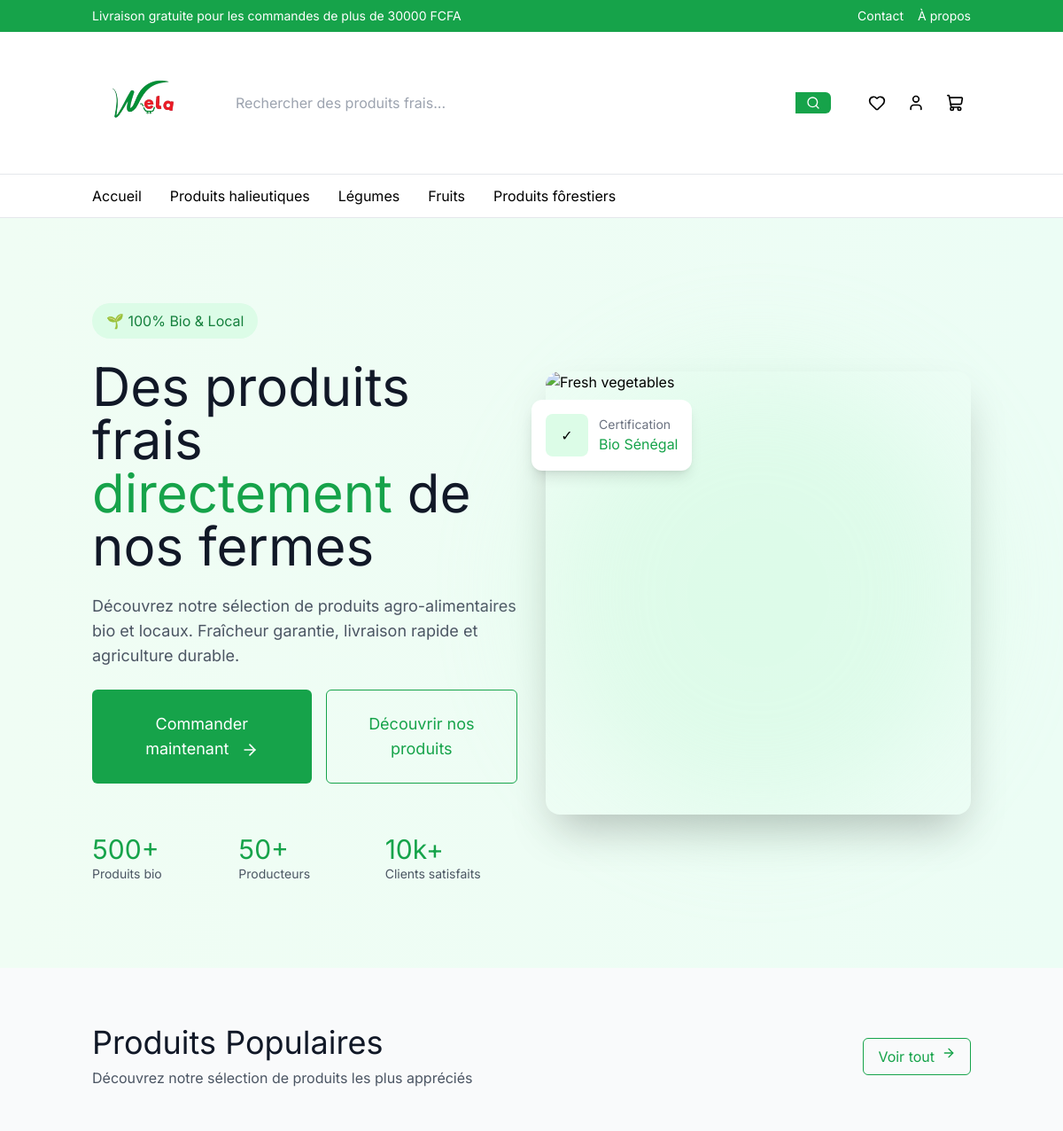
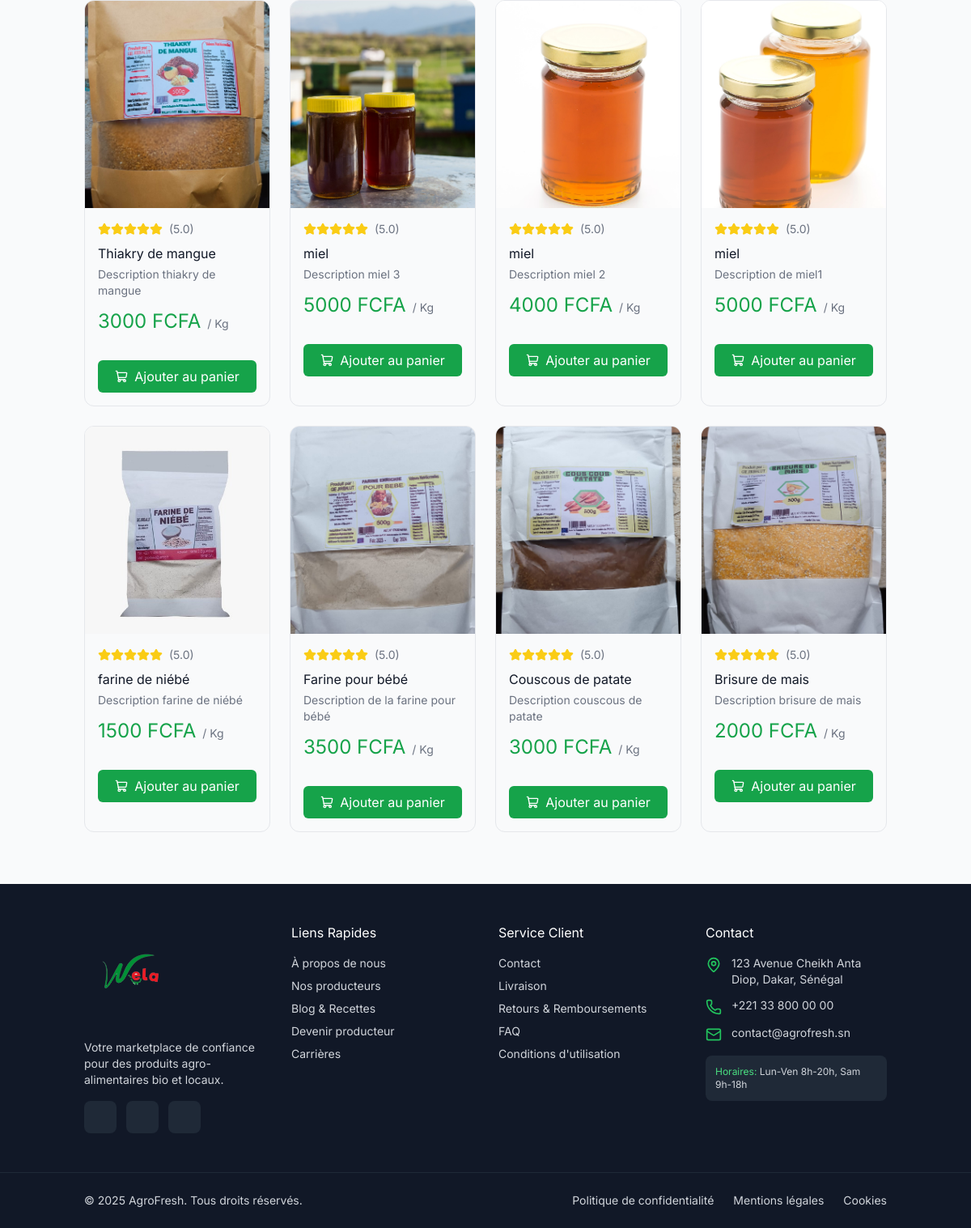
The page / on the database its author committed (2 pictures, top to bottom).
### shop/models.py (models this page shows, shortened)
class Category(models.Model):
    name = models.CharField(max_length=100)
    slug = models.SlugField(max_length=100, unique=True, blank=True)
    description = models.TextField(blank=True,null=True)
    Category_image = models.ImageField(upload_to='category_images/', blank=True, null=True)
    parent = models.ForeignKey(
        'self',
        on_delete=models.CASCADE,
        related_name='subcategories',
        blank=True,
        null=True
    )

class Product(models.Model):
    name = models.CharField(max_length=255)
    description = models.TextField(blank=True, null=True)
    product_image = models.ImageField(upload_to='product_images/', blank=True, null=True)
    product_demo = models.FileField(upload_to='product_videos/', blank=True, null=True)
    category = models.ForeignKey(Category, on_delete=models.CASCADE)
    price = models.PositiveIntegerField()
    stock = models.PositiveIntegerField()

### shop/views.py (the view)
# urls.py: path('', views.home_page, name='home'),
def home_page(request):
    products = Product.objects.all().order_by('-id')[:8] # Get 8 most recent products
    context = {
        'products': products,
    }
    return render(request, 'shop/home.html', context)

### shop/context_processors.py (called while the page is built)
def categories(request):
    return {
        'categories': Category.objects.all()
    }

def cart_item_count(request):
    if request.user.is_authenticated:
        return {
            'cart_item_count': CartItem.objects.filter(user=request.user).count()
        }
    return {
        'cart_item_count': 0
    }

### templates/shop/home.html (shortened to what this page needs)
{% extends 'base.html' %}
{% block content %}
<section class="relative bg-gradient-to-r from-green-50 to-emerald-50 overflow-hidden">
      <div class="container mx-auto px-4 py-16 md:py-24">
        <div class="grid md:grid-cols-2 gap-8 items-center">
          <div class="space-y-6">
            <div class="inline-block px-4 py-2 bg-green-100 text-green-700 rounded-full">
              🌱 100% Bio & Local
            </div>
            <h1 class="text-5xl md:text-6xl text-gray-900">
              Des produits frais
              <span class="text-green-600"> directement </span>
              de nos fermes
            </h1>
            <p class="text-gray-600 text-lg">
              Découvrez notre sélection de produits agro-alimentaires bio et locaux.
              Fraîcheur garantie, livraison rapide et agriculture durable.
            </p>
            <div class="flex flex-col sm:flex-row gap-4">
              <button class="bg-green-600 hover:bg-green-700 text-white text-lg px-8 py-6 rounded-md">
                Commander maintenant
                <i data-lucide="arrow-right" class="ml-2 h-5 w-5 inline"></i>
              </button>
              <button class="text-lg px-8 py-6 border border-green-600 text-green-600 hover:bg-green-50 rounded-md">
                Découvrir nos produits
              </button>
            </div>
            <div class="grid grid-cols-3 gap-4 pt-8">
              <div>
                <p class="text-3xl text-green-600">500+</p>
                <p class="text-gray-600 text-sm">Produits bio</p>
              </div>
              <div>
                <p class="text-3xl text-green-600">50+</p>
                <p class="text-gray-600 text-sm">Producteurs</p>
              </div>
              <div>
                <p class="text-3xl text-green-600">10k+</p>
                <p class="text-gray-600 text-sm">Clients satisfaits</p>
              </div>
            </div>
          </div>
          <div class="relative">
            <img
              src="https://images.unsplash.com/photo-1748342319942-223b99937d4e?crop=entropy&cs=tinysrgb&fit=max&fm=jpg&ixid=M3w3Nzg4Nzd8MHwxfHNlYXJjaHwxfHxmcmVzaCUyMHZlZ2V0YWJsZXMlMjBtYXJrZXR8ZW58MXx8fHwxNzU5OTM2ODM5fDA&ixlib=rb-4.1.0&q=80&w=1080&utm_source=figma&utm_medium=referral"
              alt="Fresh vegetables"
              class="relative z-10 rounded-2xl shadow-2xl w-full h-[500px] object-cover"
            />
            <div class="absolute top-8 -left-4 bg-white rounded-xl shadow-lg p-4 z-20">
              <div class="flex items-center gap-3">
                <div class="w-12 h-12 bg-green-100 rounded-lg flex items-center justify-center">
                  ✓
                </div>
                <div>
                  <p class="text-sm text-gray-500">Certification</p>
                  <p class="text-green-600">Bio Sénégal</p>
                </div>
              </div>
            </div>
          </div>
        </div>
      </div>
    </section>
<section class="py-16 bg-gray-50">
      <div class="container mx-auto px-4">
        <div class="flex justify-between items-center mb-12">
          <div>
            <h2 class="text-4xl text-gray-900 mb-2">Produits Populaires</h2>
            <p class="text-gray-600">
              Découvrez notre sélection de produits les plus appréciés
            </p>
          </div>
          <button class="hidden md:flex border border-green-600 text-green-600 hover:bg-green-50 py-2 px-4 rounded-md">
            Voir tout
            <i data-lucide="arrow-right" class="ml-2 h-4 w-4 inline"></i>
          </button>
        </div>
        <div class="grid grid-cols-1 md:grid-cols-2 lg:grid-cols-4 gap-6">
          {% for product in products %}
            {% include 'shop/includes/product_card.html' %}
          {% endfor %}
        </div>
      </div>
    </section>
{% endblock %}

### templates/partials/header.html (shortened to what this page needs)
{% load static %}
<header class="sticky top-0 z-50 bg-white border-b">
      <div class="bg-green-600 text-white py-2">
        <div class="container mx-auto px-4 flex justify-between items-center">
          <p class="text-sm">Livraison gratuite pour les commandes de plus de 30000 FCFA</p>
          <div class="flex gap-4 text-sm">
            <a href="{% url 'contact' %}" class="hover:underline">Contact</a>
            <a href="{% url 'about' %}" class="hover:underline">À propos</a>
          </div>
        </div>
      </div>
      <div class="container mx-auto px-4 py-4">
        <div class="flex items-center justify-between gap-4">
          <a href="{% url 'shop:home' %}" class="flex items-center gap-2">
            <img src="{% static 'Logo.png' %}" alt="AgroFresh Logo" class="h-32">
          </a>
          <div class="hidden md:flex flex-1 max-w-2xl relative">
            <input
              type="text"
              placeholder="Rechercher des produits frais..."
              class="w-full pr-10 border-gray-300 rounded-md"
            />
            <button
              class="absolute right-0 top-0 h-full px-3 bg-green-600 hover:bg-green-700 text-white rounded-r-md"
            >
              <i data-lucide="search" class="h-4 w-4"></i>
            </button>
          </div>
          <div class="flex items-center gap-2">
            <button class="hidden md:flex p-2 rounded-full hover:bg-gray-100">
              <i data-lucide="heart" class="h-5 w-5"></i>
            </button>
            {% if user.is_authenticated %}
              <form action="{% url 'accounts:logout' %}" method="post" class="inline">
                {% csrf_token %}
                <button type="submit" class="p-2 rounded-full hover:bg-gray-100">
                  <i data-lucide="log-out" class="h-5 w-5"></i>
                </button>
              </form>
            {% else %}
              <a href="{% url 'accounts:login' %}" class="p-2 rounded-full hover:bg-gray-100">
                <i data-lucide="user" class="h-5 w-5"></i>
              </a>
            {% endif %}
            <a href="{% url 'shop:cart' %}" class="relative p-2 rounded-full hover:bg-gray-100">
              <i data-lucide="shopping-cart" class="h-5 w-5"></i>
            </a>
          </div>
        </div>
      </div>
      <nav class="border-t hidden md:block">
        <div class="container mx-auto px-4">
          <ul class="flex gap-8 py-3">
            <li>
              <a href="{% url 'shop:home' %}" class="hover:text-green-600">
                Accueil
              </a>
            </li>
            {% for category in categories %}
            {% if category.slug %}
            <li>
              <a href="{% url 'shop:category' category.slug %}" class="hover:text-green-600">
                {{ category.name }}
              </a>
            </li>
            {% endif %}
            {% endfor %}
          </ul>
        </div>
      </nav>
    </header>

### templates/shop/includes/product_card.html (shortened to what this page needs)
<div class="group hover:shadow-xl transition-all duration-300 overflow-hidden cursor-pointer rounded-xl border" >
    <div class="p-0">
        <div class="relative overflow-hidden bg-gray-50">
            <a href="{% url 'shop:product_detail' pk=product.id %}">
            {% if product.product_image %}
                {% if product.product_image.url %}
                    <img src="{{ product.product_image.url }}" alt="{{ product.name }}" class="w-full h-64 object-cover group-hover:scale-110 transition-transform duration-300">
                {% else %}
                    <img src="{{ product.product_image }}" alt="{{ product.name }}" class="w-full h-64 object-cover group-hover:scale-110 transition-transform duration-300">
                {% endif %}
            {% else %}
                <div class="w-full h-64 bg-gray-200 flex items-center justify-center">
                    <span class="text-gray-500">No image</span>
                </div>
            {% endif %}
            </a>
        </div>
        <div class="p-4">
          <div class="flex items-center gap-1 mb-2">
            <div class="flex items-center">
                {% for i in "12345" %}
                    <i data-lucide="star" class="h-4 w-4 text-yellow-400 fill-current"></i>
                {% endfor %}
            </div>
            <span class="text-sm text-gray-500 ml-1">(5.0)</span>
          </div>
          <h3 class="text-gray-900 mb-1 line-clamp-1">{{ product.name }}</h3>
          <p class="text-sm text-gray-500 mb-3 line-clamp-2">
              {{ product.description }}
          </p>
          <div class="flex items-baseline gap-2 mb-4">
            <span class="text-2xl text-green-600">{{ product.price }} FCFA</span>
            <span class="text-sm text-gray-500">/ Kg</span>
          </div>
        </div>
      </div>
      <div class="p-4 pt-0">
        <a href="{% url 'shop:add_to_cart' product_id=product.id %}"
          class="w-full bg-green-600 hover:bg-green-700 text-white py-2 rounded-md flex items-center justify-center {% if not product.stock %}disabled pointer-events-none bg-gray-400{% endif %}"
        >
          <i data-lucide="shopping-cart" class="h-4 w-4 mr-2"></i>
          Ajouter au panier
        </a>
      </div>
</div>

### templates/base.html (style rules this page uses)
body { font-family: 'Inter', sans-serif; }

### rows shown on the page
Category: name "Produits halieutiques"
Category: name "Légumes"
Category: name "Fruits"
Category: name "Produits fôrestiers"
Product: product_image (picture), name "Thiakry de mangue", description "Description thiakry de mangue", price "3000"
Product: product_image (picture), name "miel", description "Description miel 3", price "5000"
Product: product_image (picture), name "miel", description "Description miel 2", price "4000"
Product: product_image (picture), name "miel", description "Description de miel1", price "5000"
Product: product_image (picture), name "farine de niébé", description "Description farine de niébé", price "1500"
Product: product_image (picture), name "Farine pour bébé", description "Description de la farine pour bébé", price "3500"
Product: product_image (picture), name "Couscous de patate", description "Description couscous de patate", price "3000"
Product: product_image (picture), name "Brisure de mais", description "Description brisure de mais", price "2000"
